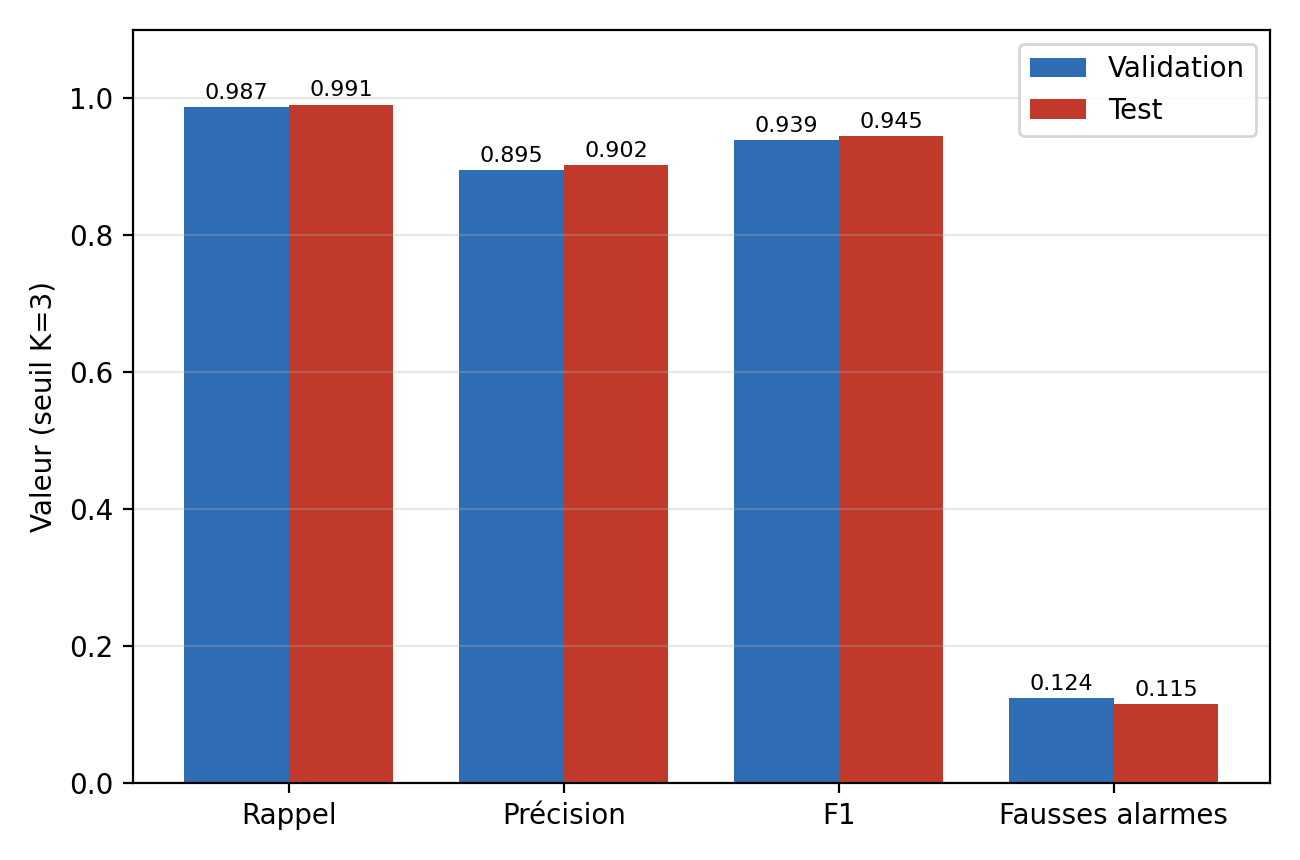

The Python source for this figure:
import numpy as np, matplotlib; matplotlib.use("Agg"); import matplotlib.pyplot as plt
from pathlib import Path
plt.rcParams["pdf.fonttype"]=42
OUT=Path("/users/abdekess61/raouf/SResNet/reunion_finale")
metrics=["Rappel","Précision","F1","Fausses alarmes"]
val=[0.987,0.895,0.939,0.124]; test=[0.991,0.902,0.945,0.115]
BLUE="#2E6DB4"; RED="#C0392B"; x=np.arange(len(metrics)); w=0.38
fig,ax=plt.subplots(figsize=(6.5,4.3))
b1=ax.bar(x-w/2,val,w,color=BLUE,label="Validation"); b2=ax.bar(x+w/2,test,w,color=RED,label="Test")
for b in list(b1)+list(b2):
    ax.text(b.get_x()+b.get_width()/2,b.get_height()+0.012,f"{b.get_height():.3f}",ha="center",fontsize=8)
ax.set_xticks(x); ax.set_xticklabels(metrics); ax.set_ylim(0,1.1); ax.set_ylabel("Valeur (seuil K=3)")
ax.legend(); ax.grid(axis="y",alpha=0.3); plt.tight_layout()
fig.savefig(OUT/"fig_chute_valtest.pdf"); fig.savefig(OUT/"fig_chute_valtest.png",dpi=200,facecolor="white"); print("OK fig_chute_valtest")
